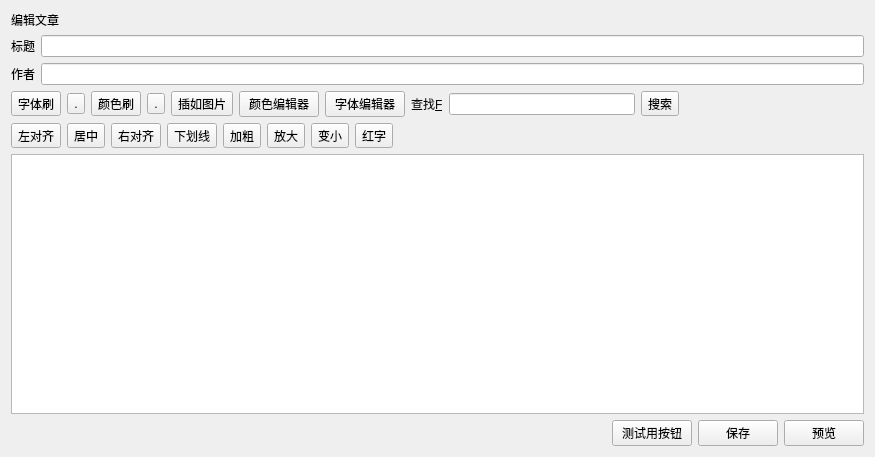
<?xml version="1.0" encoding="UTF-8"?>
<ui version="4.0">
 <class>TestWidget</class>
 <widget class="QWidget" name="TestWidget">
  <property name="geometry">
   <rect>
    <x>0</x>
    <y>0</y>
    <width>875</width>
    <height>457</height>
   </rect>
  </property>
  <property name="windowTitle">
   <string>Form</string>
  </property>
  <layout class="QVBoxLayout" name="verticalLayout">
   <item>
    <widget class="QLabel" name="label">
     <property name="text">
      <string>编辑文章</string>
     </property>
    </widget>
   </item>
   <item>
    <layout class="QHBoxLayout" name="horizontalLayout_5">
     <item>
      <widget class="QLabel" name="label_4">
       <property name="text">
        <string>标题</string>
       </property>
      </widget>
     </item>
     <item>
      <widget class="QLineEdit" name="lineEdit"/>
     </item>
    </layout>
   </item>
   <item>
    <layout class="QHBoxLayout" name="horizontalLayout_4">
     <item>
      <widget class="QLabel" name="label_3">
       <property name="text">
        <string>作者</string>
       </property>
      </widget>
     </item>
     <item>
      <widget class="QLineEdit" name="lineEdit_3"/>
     </item>
    </layout>
   </item>
   <item>
    <layout class="QHBoxLayout" name="horizontalLayout_2">
     <item>
      <widget class="QToolButton" name="toolButton_9">
       <property name="text">
        <string>字体刷</string>
       </property>
      </widget>
     </item>
     <item>
      <widget class="QToolButton" name="toolButton_10">
       <property name="text">
        <string>.</string>
       </property>
      </widget>
     </item>
     <item>
      <widget class="QToolButton" name="toolButton_11">
       <property name="text">
        <string>颜色刷</string>
       </property>
      </widget>
     </item>
     <item>
      <widget class="QToolButton" name="toolButton_12">
       <property name="text">
        <string>.</string>
       </property>
      </widget>
     </item>
     <item>
      <widget class="QToolButton" name="toolButton_13">
       <property name="text">
        <string>插如图片</string>
       </property>
      </widget>
     </item>
     <item>
      <widget class="QPushButton" name="pushButton_3">
       <property name="text">
        <string>颜色编辑器</string>
       </property>
      </widget>
     </item>
     <item>
      <widget class="QPushButton" name="pushButton_2">
       <property name="text">
        <string>字体编辑器</string>
       </property>
      </widget>
     </item>
     <item>
      <widget class="QLabel" name="label_2">
       <property name="text">
        <string>查找&amp;F</string>
       </property>
       <property name="buddy">
        <cstring>lineEdit_2</cstring>
       </property>
      </widget>
     </item>
     <item>
      <widget class="QLineEdit" name="lineEdit_2"/>
     </item>
     <item>
      <widget class="QToolButton" name="toolButton_14">
       <property name="text">
        <string>搜索</string>
       </property>
      </widget>
     </item>
     <item>
      <spacer name="horizontalSpacer_3">
       <property name="orientation">
        <enum>Qt::Horizontal</enum>
       </property>
       <property name="sizeHint" stdset="0">
        <size>
         <width>40</width>
         <height>20</height>
        </size>
       </property>
      </spacer>
     </item>
    </layout>
   </item>
   <item>
    <layout class="QHBoxLayout" name="horizontalLayout_3">
     <item>
      <widget class="QToolButton" name="toolButton_3">
       <property name="text">
        <string>左对齐</string>
       </property>
      </widget>
     </item>
     <item>
      <widget class="QToolButton" name="toolButton">
       <property name="text">
        <string>居中</string>
       </property>
      </widget>
     </item>
     <item>
      <widget class="QToolButton" name="toolButton_4">
       <property name="text">
        <string>右对齐</string>
       </property>
      </widget>
     </item>
     <item>
      <widget class="QToolButton" name="toolButton_5">
       <property name="text">
        <string>下划线</string>
       </property>
      </widget>
     </item>
     <item>
      <widget class="QToolButton" name="toolButton_2">
       <property name="text">
        <string>加粗</string>
       </property>
      </widget>
     </item>
     <item>
      <widget class="QToolButton" name="toolButton_6">
       <property name="text">
        <string>放大</string>
       </property>
      </widget>
     </item>
     <item>
      <widget class="QToolButton" name="toolButton_7">
       <property name="text">
        <string>变小</string>
       </property>
      </widget>
     </item>
     <item>
      <widget class="QToolButton" name="toolButton_8">
       <property name="text">
        <string>红字</string>
       </property>
      </widget>
     </item>
     <item>
      <spacer name="horizontalSpacer_2">
       <property name="orientation">
        <enum>Qt::Horizontal</enum>
       </property>
       <property name="sizeHint" stdset="0">
        <size>
         <width>40</width>
         <height>20</height>
        </size>
       </property>
      </spacer>
     </item>
    </layout>
   </item>
   <item>
    <widget class="QTextEdit" name="textEdit"/>
   </item>
   <item>
    <layout class="QHBoxLayout" name="horizontalLayout">
     <item>
      <spacer name="horizontalSpacer">
       <property name="orientation">
        <enum>Qt::Horizontal</enum>
       </property>
       <property name="sizeHint" stdset="0">
        <size>
         <width>40</width>
         <height>20</height>
        </size>
       </property>
      </spacer>
     </item>
     <item>
      <widget class="QPushButton" name="pushButton_5">
       <property name="text">
        <string>测试用按钮</string>
       </property>
      </widget>
     </item>
     <item>
      <widget class="QPushButton" name="pushButton">
       <property name="text">
        <string>保存</string>
       </property>
       <property name="shortcut">
        <string>Ctrl+S</string>
       </property>
      </widget>
     </item>
     <item>
      <widget class="QPushButton" name="pushButton_4">
       <property name="text">
        <string>预览</string>
       </property>
      </widget>
     </item>
    </layout>
   </item>
  </layout>
 </widget>
 <tabstops>
  <tabstop>lineEdit</tabstop>
  <tabstop>lineEdit_3</tabstop>
  <tabstop>textEdit</tabstop>
  <tabstop>lineEdit_2</tabstop>
  <tabstop>pushButton_5</tabstop>
  <tabstop>toolButton_6</tabstop>
  <tabstop>pushButton_2</tabstop>
  <tabstop>toolButton_10</tabstop>
  <tabstop>pushButton</tabstop>
  <tabstop>toolButton_5</tabstop>
  <tabstop>pushButton_4</tabstop>
  <tabstop>toolButton_3</tabstop>
  <tabstop>toolButton_4</tabstop>
  <tabstop>toolButton_13</tabstop>
  <tabstop>toolButton_9</tabstop>
  <tabstop>toolButton_7</tabstop>
  <tabstop>toolButton</tabstop>
  <tabstop>toolButton_2</tabstop>
  <tabstop>toolButton_11</tabstop>
  <tabstop>toolButton_12</tabstop>
  <tabstop>pushButton_3</tabstop>
  <tabstop>toolButton_8</tabstop>
  <tabstop>toolButton_14</tabstop>
 </tabstops>
 <resources/>
 <connections/>
</ui>
